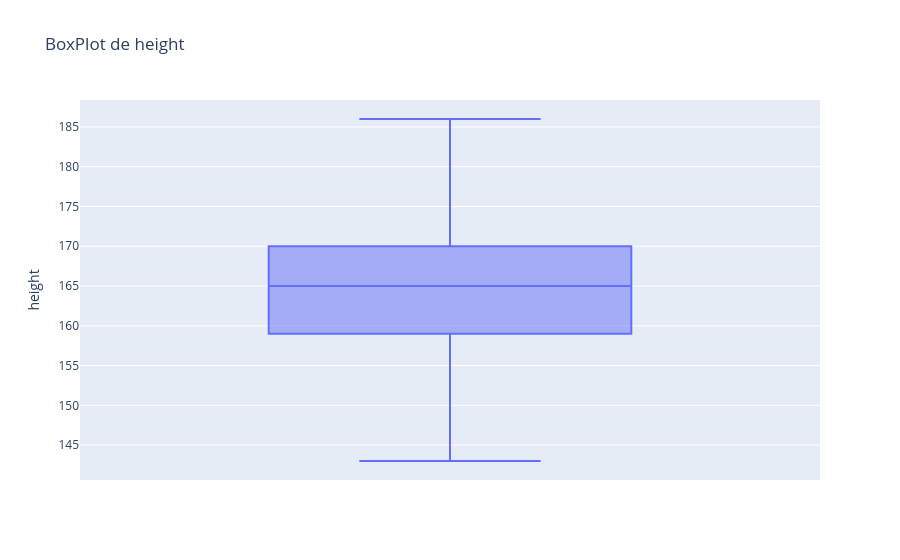

The code cell stored with this chart in its notebook:
### Code cell
fig = px.box(base, y='height', title='BoxPlot de height')
fig.show()

### Figure 1 — Plotly figure (JSON) as saved in the notebook; plotly's stock layout.template omitted (floating-point values rounded to 4 significant figures; data arrays with more than 128 entries replaced by an {"elided": "..."} marker saying what was removed)
{"data": [{"alignmentgroup": "True", "hovertemplate": "height=%{y}<extra></extra>", "legendgroup": "", "marker": {"color": "#636efa"}, "name": "", "notched": false, "offsetgroup": "", "orientation": "v", "showlegend": false, "type": "box", "x0": " ", "xaxis": "x", "y": {"elided": "9926 int values"}, "y0": " ", "yaxis": "y"}], "layout": {"boxmode": "group", "legend": {"tracegroupgap": 0}, "title": {"text": "BoxPlot de height"}, "xaxis": {"anchor": "y", "domain": [0, 1]}, "yaxis": {"anchor": "x", "domain": [0, 1], "title": {"text": "height"}}}}
